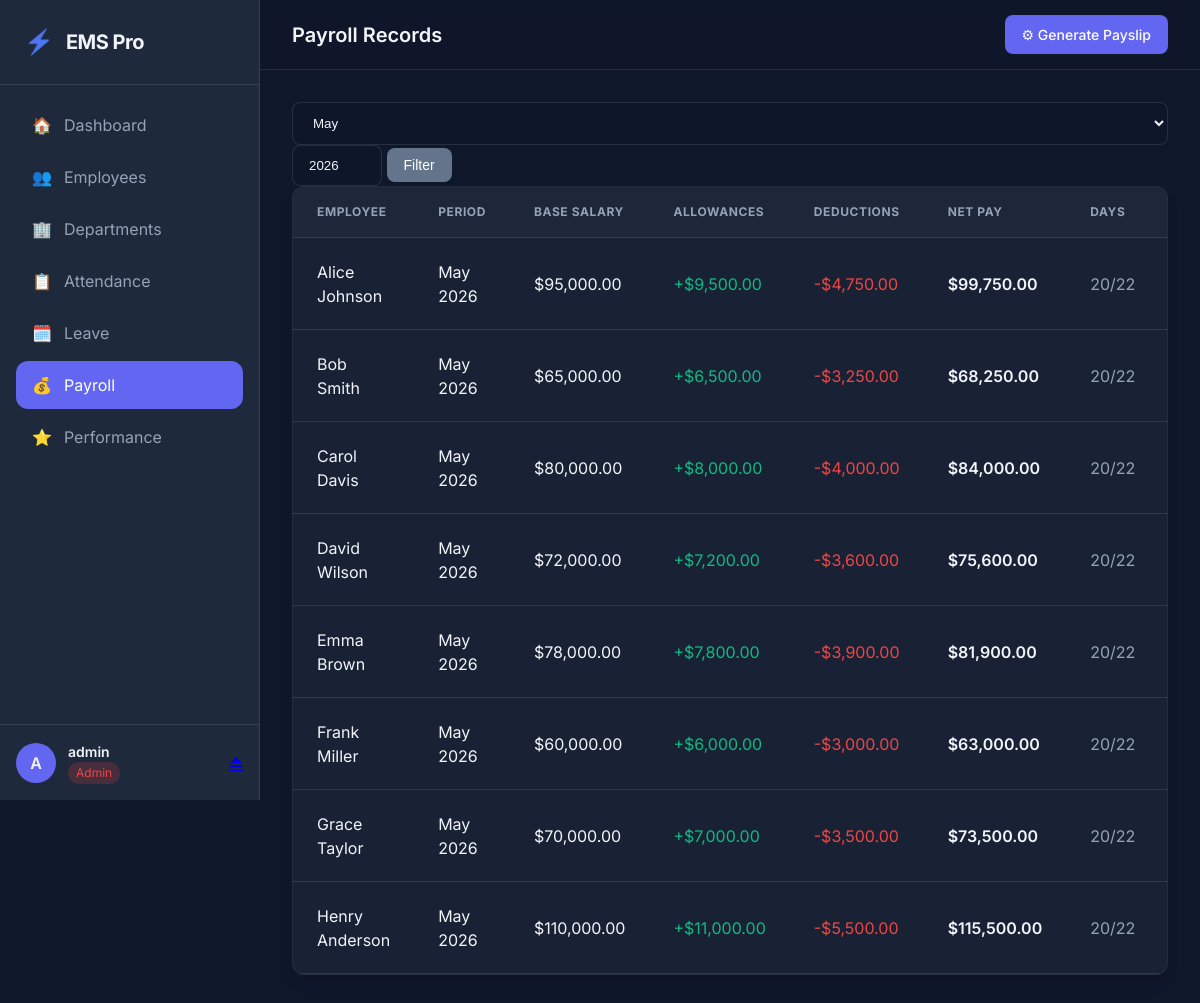
The page /payroll/ (signed in) on the database its author committed.
### app/models/models.py (models this page shows, shortened)
class User(UserMixin, db.Model):
    __tablename__ = "users"
    id            = db.Column(db.Integer, primary_key=True, autoincrement=True)
    username      = db.Column(db.String(50), unique=True, nullable=False)
    password_hash = db.Column(db.String(128), nullable=False)
    role          = db.Column(db.String(20), default=UserRole.EMPLOYEE.value)
    employee_id   = db.Column(db.Integer, db.ForeignKey("employees.id"), nullable=True)
    is_active     = db.Column(db.Boolean, default=True)
    last_login    = db.Column(db.DateTime, nullable=True)
    created_at    = db.Column(db.DateTime, default=datetime.utcnow)
    employee = db.relationship("Employee", back_populates="user")
    @property
    def is_admin(self) -> bool:
        return self.role == UserRole.ADMIN.value

class Payroll(db.Model):
    __tablename__ = "payroll"
    id           = db.Column(db.Integer, primary_key=True, autoincrement=True)
    employee_id  = db.Column(db.Integer, db.ForeignKey("employees.id"), nullable=False)
    month        = db.Column(db.Integer, nullable=False)   # 1-12
    year         = db.Column(db.Integer, nullable=False)
    base_salary  = db.Column(db.Float, default=0.0)
    allowances   = db.Column(db.Float, default=0.0)
    deductions   = db.Column(db.Float, default=0.0)
    net_pay      = db.Column(db.Float, default=0.0)
    working_days = db.Column(db.Integer, default=0)
    present_days = db.Column(db.Integer, default=0)
    generated_on = db.Column(db.DateTime, default=datetime.utcnow)
    employee = db.relationship("Employee", back_populates="payrolls")

### app/routes/payroll.py (the view)
@payroll_bp.route("/")
@login_required
def list_payroll():
    today = date.today()
    month = request.args.get("month", today.month, type=int)
    year  = request.args.get("year",  today.year,  type=int)
    if current_user.is_admin:
        records = PayrollService.get_all(month=month, year=year)
    else:
        records = PayrollService.get_for_employee(current_user.employee_id)
    return render_template(
        "payroll/list.html",
        records=records,
        month=month,
        year=year,
        today=today,
    )

### app/models/models.py (called while the page is built)
    @property
    def full_name(self) -> str:
        return f"{self.first_name} {self.last_name}"

### app/services/payroll_service.py (called while the page is built)
    @staticmethod
    def get_all(month: int | None = None, year: int | None = None) -> list[dict]:
        q = Payroll.query
        if month:
            q = q.filter_by(month=month)
        if year:
            q = q.filter_by(year=year)
        records = q.order_by(Payroll.year.desc(), Payroll.month.desc()).all()
        return [PayrollService._to_dict(p) for p in records]

    @staticmethod
    def _to_dict(p: Payroll) -> dict:
        return {
            "id":           p.id,
            "employee_id":  p.employee_id,
            "emp_name":     p.employee.full_name if p.employee else "—",
            "month":        p.month,
            "month_name":   month_name(p.month),
            "year":         p.year,
            "base_salary":  p.base_salary,
            "allowances":   p.allowances,
            "deductions":   p.deductions,
            "net_pay":      p.net_pay,
            "working_days": p.working_days,
            "present_days": p.present_days,
            "fmt_net":      format_currency(p.net_pay),
        }

### app/utils/helpers.py (called while the page is built)
def format_currency(amount: float, symbol: str = "$") -> str:
    try:
        return f"{symbol}{float(amount):,.2f}"
    except (TypeError, ValueError):
        return f"{symbol}0.00"

def month_name(month_num: int) -> str:
    months = ["January", "February", "March", "April", "May", "June",
              "July", "August", "September", "October", "November", "December"]
    if 1 <= month_num <= 12:
        return months[month_num - 1]
    return str(month_num)

### app/templates/payroll/list.html (shortened to what this page needs)
{% extends "base.html" %}
{% block page_title %}Payroll Records{% endblock %}
{% block topbar_actions %}
  {% if current_user.is_admin %}
  <a href="{{ url_for('payroll.generate_payroll') }}" class="btn btn-primary btn-sm">⚙ Generate Payslip</a>
  {% endif %}
{% endblock %}
{% block content %}
<div class="toolbar">
  <form method="GET" class="search-form">
    <select name="month" class="form-select" id="monthSelect">
      {% for m in range(1,13) %}
      <option value="{{ m }}" {% if m == month %}selected{% endif %}>{{ month_name(m) }}</option>
      {% endfor %}
    </select>
    <input type="number" name="year" value="{{ year }}" class="form-input" style="width:90px"
           min="2000" max="2099" id="yearInput"/>
    <button type="submit" class="btn btn-secondary btn-sm">Filter</button>
  </form>
</div>
<div class="card">
  <div class="card-body p0">
    <table class="table table-hover">
      <thead>
        <tr>
          <th>Employee</th><th>Period</th><th>Base Salary</th>
          <th>Allowances</th><th>Deductions</th><th>Net Pay</th>
          <th>Days</th><th>Actions</th>
        </tr>
      </thead>
      <tbody>
        {% for p in records %}
        <tr>
          <td class="fw-500">{{ p.emp_name }}</td>
          <td>{{ p.month_name }} {{ p.year }}</td>
          <td>{{ format_currency(p.base_salary) }}</td>
          <td class="text-green">+{{ format_currency(p.allowances) }}</td>
          <td class="text-red">-{{ format_currency(p.deductions) }}</td>
          <td class="fw-600">{{ p.fmt_net }}</td>
          <td class="tc muted">{{ p.present_days }}/{{ p.working_days }}</td>
          <td class="actions-cell">
          </td>
        </tr>
        {% else %}
        <tr><td colspan="8" class="tc muted py-lg">No payroll records for this period.</td></tr>
        {% endfor %}
      </tbody>
    </table>
  </div>
</div>
{% endblock %}

### app/templates/base.html (shortened to what this page needs)
<!DOCTYPE html>
<html lang="en">
<head>
  <link rel="stylesheet" href="{{ url_for('static', filename='css/main.css') }}"/>
</head>
<body class="{% if not current_user.is_authenticated %}auth-page{% endif %}">
{% if current_user.is_authenticated %}
<aside class="sidebar" id="sidebar">
  <div class="sidebar-brand">
    <div class="brand-icon">⚡</div>
    <span class="brand-text">EMS Pro</span>
  </div>
  <nav class="sidebar-nav">
    <a href="{{ url_for('dashboard.index') }}"
       class="nav-item {% if request.endpoint == 'dashboard.index' %}active{% endif %}">
      <span class="nav-icon">🏠</span><span class="nav-label">Dashboard</span>
    </a>
    <a href="{{ url_for('employees.list_employees') }}"
       class="nav-item {% if 'employees' in request.endpoint %}active{% endif %}">
      <span class="nav-icon">👥</span><span class="nav-label">Employees</span>
    </a>
    {% if current_user.is_admin %}
    <a href="{{ url_for('departments.list_departments') }}"
       class="nav-item {% if 'departments' in request.endpoint %}active{% endif %}">
      <span class="nav-icon">🏢</span><span class="nav-label">Departments</span>
    </a>
    {% endif %}
    <a href="{{ url_for('attendance.list_attendance') }}"
       class="nav-item {% if 'attendance' in request.endpoint %}active{% endif %}">
      <span class="nav-icon">📋</span><span class="nav-label">Attendance</span>
    </a>
    <a href="{{ url_for('leave.list_leave') }}"
       class="nav-item {% if 'leave' in request.endpoint %}active{% endif %}">
      <span class="nav-icon">🗓️</span><span class="nav-label">Leave</span>
    </a>
    <a href="{{ url_for('payroll.list_payroll') }}"
       class="nav-item {% if 'payroll' in request.endpoint %}active{% endif %}">
      <span class="nav-icon">💰</span><span class="nav-label">Payroll</span>
    </a>
    <a href="{{ url_for('performance.list_performance') }}"
       class="nav-item {% if 'performance' in request.endpoint %}active{% endif %}">
      <span class="nav-icon">⭐</span><span class="nav-label">Performance</span>
    </a>
  </nav>
  <div class="sidebar-footer">
    <div class="user-info">
      <div class="user-avatar">{{ current_user.username[0].upper() }}</div>
      <div class="user-details">
        <span class="user-name">{{ current_user.username }}</span>
        <span class="user-role badge-{{ 'admin' if current_user.is_admin else 'emp' }}">
          {{ current_user.role | capitalize }}
        </span>
      </div>
    </div>
    <a href="{{ url_for('auth.logout') }}" class="logout-btn" title="Logout">⏏</a>
  </div>
</aside>
<div class="main-wrapper">
  <header class="topbar">
    <div class="topbar-title">{% block page_title %}{% endblock %}</div>
    <div class="topbar-actions">{% block topbar_actions %}{% endblock %}</div>
  </header>
  <main class="content">
    {% block content %}{% endblock %}
  </main>
</div>
{% else %}
  {% block auth_content %}{% endblock %}
{% endif %}
</body>
</html>

### rows shown on the page
User: username "A", username "admin", role "Admin"
Payroll: emp_name "Alice Johnson", month_name "May", year "2026", base_salary "$95,000.00", allowances "$9,500.00", deductions "$4,750.00", fmt_net "$99,750.00", present_days "20", working_days "22"
Payroll: emp_name "Bob Smith", month_name "May", year "2026", base_salary "$65,000.00", allowances "$6,500.00", deductions "$3,250.00", fmt_net "$68,250.00", present_days "20", working_days "22"
Payroll: emp_name "Carol Davis", month_name "May", year "2026", base_salary "$80,000.00", allowances "$8,000.00", deductions "$4,000.00", fmt_net "$84,000.00", present_days "20", working_days "22"
Payroll: emp_name "David Wilson", month_name "May", year "2026", base_salary "$72,000.00", allowances "$7,200.00", deductions "$3,600.00", fmt_net "$75,600.00", present_days "20", working_days "22"
Payroll: emp_name "Emma Brown", month_name "May", year "2026", base_salary "$78,000.00", allowances "$7,800.00", deductions "$3,900.00", fmt_net "$81,900.00", present_days "20", working_days "22"
Payroll: emp_name "Frank Miller", month_name "May", year "2026", base_salary "$60,000.00", allowances "$6,000.00", deductions "$3,000.00", fmt_net "$63,000.00", present_days "20", working_days "22"
Payroll: emp_name "Grace Taylor", month_name "May", year "2026", base_salary "$70,000.00", allowances "$7,000.00", deductions "$3,500.00", fmt_net "$73,500.00", present_days "20", working_days "22"
Payroll: emp_name "Henry Anderson", month_name "May", year "2026", base_salary "$110,000.00", allowances "$11,000.00", deductions "$5,500.00", fmt_net "$115,500.00", present_days "20", working_days "22"

### other values the page prints
form field month "May"
